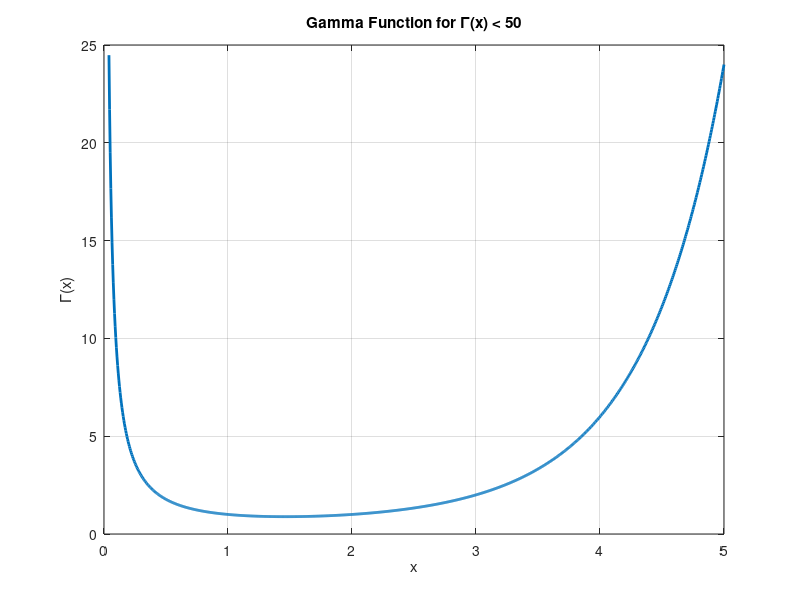

Write MATLAB code to recreate this figure.
%fplot(@gamma, 'LineWidth',2)

x = linspace(0.01, 5, 1000);  % Define a range of positive numbers
y = gamma(x);                 % Calculate the gamma function for these numbers

% Filter the values where gamma(x) is less than 50
x_filtered = x(y < 25);
y_filtered = y(y < 25);

figure;                       % Create a new figure
plot(x_filtered, y_filtered, 'LineWidth', 2);   % Plot the filtered gamma function
xlabel('x');
ylabel('\Gamma(x)');
title('Gamma Function for \Gamma(x) < 50');
grid on;